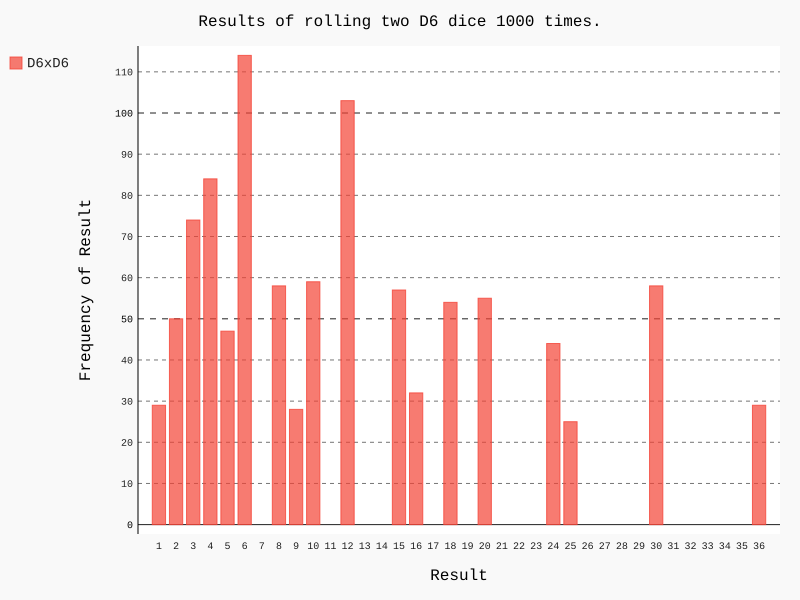

Write the Python code that produced this figure.
# -*- coding: utf-8 -*-
"""
Created on Fri Jun 15 22:33:56 2018

@author: Ju-Un Park
"""

# Exercise : Create a visualization that shows what happens if you multiply these numbers instead.


import pygal
from die import Die

# Create two D6 dice.
die_1 = Die()
die_2 = Die()

# Make some rolls, and store results in a list.
results = []
for roll_num in range(1000):
    result = die_1.roll() * die_2.roll()
    results.append(result)
    
# Analyze the results.
frequencies = []
max_result = die_1.num_sides * die_2.num_sides
for value in range(1, max_result+1):
    frequency = results.count(value)
    frequencies.append(frequency)
    
# Visualize the results.
hist = pygal.Bar()

hist.title = "Results of rolling two D6 dice 1000 times."
hist.x_labels = [str(i) for i in range(1,max_result+1)]

hist.x_title = "Result"
hist.y_title = "Frequency of Result"

hist.add('D6xD6', frequencies) # ADD results in histogram
hist.render_to_file('multiply_dice_visual.svg')
